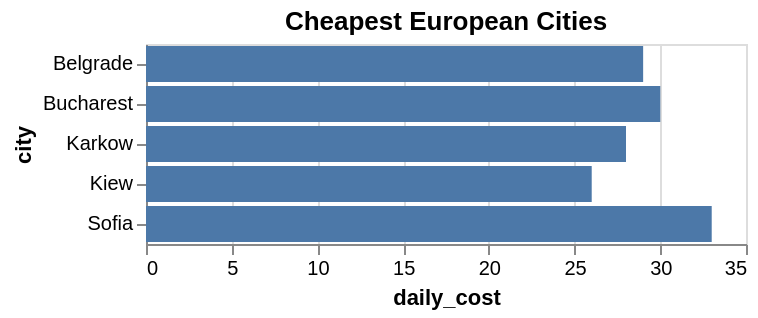

Express this chart as Vega-Lite.
### Vega-Lite specification from a JSON file in a GitHub repository (floating-point values rounded to 4 significant figures)
{"$schema": "https://vega.github.io/schema/vega-lite/v5.json", "title": {"text": "Cheapest European Cities"}, "data": {"values": [{"city": "Kiew", "daily_cost": 26}, {"city": "Karkow", "daily_cost": 28}, {"city": "Belgrade", "daily_cost": 29}, {"city": "Bucharest", "daily_cost": 30}, {"city": "Sofia", "daily_cost": 33}]}, "mark": "bar", "encoding": {"x": {"field": "daily_cost", "type": "quantitative"}, "y": {"field": "city", "type": "nominal"}}}
